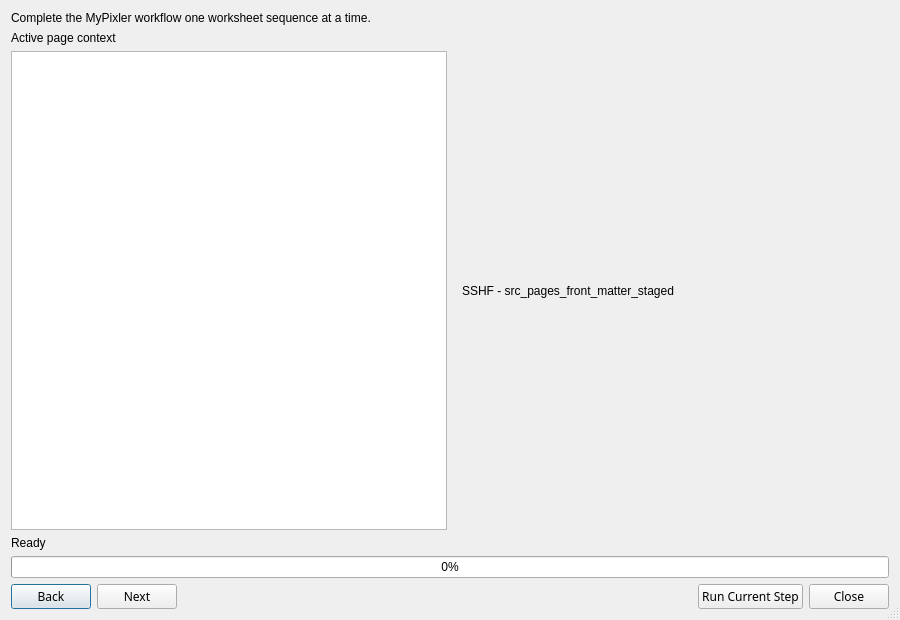
<?xml version="1.0" encoding="UTF-8"?>
<ui version="4.0">
 <class>MyPixlerPageWorkflowWizardDialog</class>
 <widget class="QDialog" name="MyPixlerPageWorkflowWizardDialog">
  <property name="geometry">
   <rect>
    <x>0</x>
    <y>0</y>
    <width>900</width>
    <height>620</height>
   </rect>
  </property>
  <property name="minimumSize">
   <size>
    <width>720</width>
    <height>480</height>
   </size>
  </property>
  <property name="windowTitle">
   <string>MyPixler Page Workflow Wizard</string>
  </property>
  <property name="sizeGripEnabled">
   <bool>true</bool>
  </property>
  <layout class="QVBoxLayout" name="root_layout">
   <item>
    <widget class="QLabel" name="intro_label">
     <property name="text">
      <string>Complete the MyPixler workflow one worksheet sequence at a time.</string>
     </property>
     <property name="wordWrap">
      <bool>true</bool>
     </property>
    </widget>
   </item>
   <item>
    <widget class="QLabel" name="context_label">
     <property name="text">
      <string>Active page context</string>
     </property>
     <property name="wordWrap">
      <bool>true</bool>
     </property>
    </widget>
   </item>
   <item>
    <layout class="QHBoxLayout" name="body_layout">
     <item>
      <widget class="QListWidget" name="step_navigation">
       <property name="minimumSize">
        <size>
         <width>330</width>
         <height>0</height>
        </size>
       </property>
       <property name="horizontalScrollBarPolicy">
        <enum>Qt::ScrollBarAlwaysOff</enum>
       </property>
       <property name="wordWrap">
        <bool>true</bool>
       </property>
      </widget>
     </item>
     <item>
      <widget class="QStackedWidget" name="step_stack">
       <widget class="QWidget" name="workflow_step_01_page">
        <layout class="QVBoxLayout" name="step_01_layout">
         <item>
          <widget class="QLabel" name="step_01_summary_label">
           <property name="text">
            <string>SSHF - src_pages_front_matter_staged</string>
           </property>
           <property name="wordWrap">
            <bool>true</bool>
           </property>
          </widget>
         </item>
        </layout>
       </widget>
       <widget class="QWidget" name="workflow_step_02_page">
        <layout class="QVBoxLayout" name="step_02_layout">
         <item>
          <widget class="QLabel" name="step_02_summary_label">
           <property name="text">
            <string>ES2F - src_pages_front_matter_extracted</string>
           </property>
           <property name="wordWrap">
            <bool>true</bool>
           </property>
          </widget>
         </item>
        </layout>
       </widget>
       <widget class="QWidget" name="workflow_step_03_page">
        <layout class="QVBoxLayout" name="step_03_layout">
         <item>
          <widget class="QLabel" name="step_03_summary_label">
           <property name="text">
            <string>EF4T - front_matter_pages_extracted_for_tif</string>
           </property>
           <property name="wordWrap">
            <bool>true</bool>
           </property>
          </widget>
         </item>
        </layout>
       </widget>
       <widget class="QWidget" name="workflow_step_04_page">
        <layout class="QVBoxLayout" name="step_04_layout">
         <item>
          <widget class="QLabel" name="step_04_summary_label">
           <property name="text">
            <string>4T2T - front_matter_pages_converted_to_tif</string>
           </property>
           <property name="wordWrap">
            <bool>true</bool>
           </property>
          </widget>
         </item>
        </layout>
       </widget>
       <widget class="QWidget" name="workflow_step_05_page">
        <layout class="QVBoxLayout" name="step_05_layout">
         <item>
          <widget class="QLabel" name="step_05_summary_label">
           <property name="text">
            <string>2T2I - front_matter_tif_pages_indexed</string>
           </property>
           <property name="wordWrap">
            <bool>true</bool>
           </property>
          </widget>
         </item>
        </layout>
       </widget>
       <widget class="QWidget" name="workflow_step_06_page">
        <layout class="QVBoxLayout" name="step_06_layout">
         <item>
          <widget class="QLabel" name="step_06_summary_label">
           <property name="text">
            <string>MI2C - front_matter_tif_pages_clipped</string>
           </property>
           <property name="wordWrap">
            <bool>true</bool>
           </property>
          </widget>
         </item>
        </layout>
       </widget>
       <widget class="QWidget" name="workflow_step_07_page">
        <layout class="QVBoxLayout" name="step_07_layout">
         <item>
          <widget class="QLabel" name="step_07_summary_label">
           <property name="text">
            <string>MC2E - front_matter_tif_pages_erased</string>
           </property>
           <property name="wordWrap">
            <bool>true</bool>
           </property>
          </widget>
         </item>
        </layout>
       </widget>
       <widget class="QWidget" name="workflow_step_08_page">
        <layout class="QVBoxLayout" name="step_08_layout">
         <item>
          <widget class="QLabel" name="step_08_summary_label">
           <property name="text">
            <string>SSHM - src_pages_middle_matter_staged</string>
           </property>
           <property name="wordWrap">
            <bool>true</bool>
           </property>
          </widget>
         </item>
        </layout>
       </widget>
       <widget class="QWidget" name="workflow_step_09_page">
        <layout class="QVBoxLayout" name="step_09_layout">
         <item>
          <widget class="QLabel" name="step_09_summary_label">
           <property name="text">
            <string>ES2M - src_pages_middle_matter_extracted</string>
           </property>
           <property name="wordWrap">
            <bool>true</bool>
           </property>
          </widget>
         </item>
        </layout>
       </widget>
       <widget class="QWidget" name="workflow_step_10_page">
        <layout class="QVBoxLayout" name="step_10_layout">
         <item>
          <widget class="QLabel" name="step_10_summary_label">
           <property name="text">
            <string>EM2B - middle_matter_pages_extracted_to_books</string>
           </property>
           <property name="wordWrap">
            <bool>true</bool>
           </property>
          </widget>
         </item>
        </layout>
       </widget>
       <widget class="QWidget" name="workflow_step_11_page">
        <layout class="QVBoxLayout" name="step_11_layout">
         <item>
          <widget class="QLabel" name="step_11_summary_label">
           <property name="text">
            <string>EB4T - middle_matter_pages_extracted_for_tif</string>
           </property>
           <property name="wordWrap">
            <bool>true</bool>
           </property>
          </widget>
         </item>
        </layout>
       </widget>
       <widget class="QWidget" name="workflow_step_12_page">
        <layout class="QVBoxLayout" name="step_12_layout">
         <item>
          <widget class="QLabel" name="step_12_summary_label">
           <property name="text">
            <string>4T2T - middle_matter_pages_converted_to_tif</string>
           </property>
           <property name="wordWrap">
            <bool>true</bool>
           </property>
          </widget>
         </item>
        </layout>
       </widget>
       <widget class="QWidget" name="workflow_step_13_page">
        <layout class="QVBoxLayout" name="step_13_layout">
         <item>
          <widget class="QLabel" name="step_13_summary_label">
           <property name="text">
            <string>2T2I - middle_matter_tif_pages_indexed</string>
           </property>
           <property name="wordWrap">
            <bool>true</bool>
           </property>
          </widget>
         </item>
        </layout>
       </widget>
       <widget class="QWidget" name="workflow_step_14_page">
        <layout class="QVBoxLayout" name="step_14_layout">
         <item>
          <widget class="QLabel" name="step_14_summary_label">
           <property name="text">
            <string>MI2C - middle_matter_tif_pages_clipped</string>
           </property>
           <property name="wordWrap">
            <bool>true</bool>
           </property>
          </widget>
         </item>
        </layout>
       </widget>
       <widget class="QWidget" name="workflow_step_15_page">
        <layout class="QVBoxLayout" name="step_15_layout">
         <item>
          <widget class="QLabel" name="step_15_summary_label">
           <property name="text">
            <string>MC2E - middle_matter_tif_pages_erased</string>
           </property>
           <property name="wordWrap">
            <bool>true</bool>
           </property>
          </widget>
         </item>
        </layout>
       </widget>
       <widget class="QWidget" name="workflow_step_16_page">
        <layout class="QVBoxLayout" name="step_16_layout">
         <item>
          <widget class="QLabel" name="step_16_summary_label">
           <property name="text">
            <string>SSHV - src_pages_verses_staged</string>
           </property>
           <property name="wordWrap">
            <bool>true</bool>
           </property>
          </widget>
         </item>
        </layout>
       </widget>
       <widget class="QWidget" name="workflow_step_17_page">
        <layout class="QVBoxLayout" name="step_17_layout">
         <item>
          <widget class="QLabel" name="step_17_summary_label">
           <property name="text">
            <string>ES2V - src_pages_verses_extracted</string>
           </property>
           <property name="wordWrap">
            <bool>true</bool>
           </property>
          </widget>
         </item>
        </layout>
       </widget>
       <widget class="QWidget" name="workflow_step_18_page">
        <layout class="QVBoxLayout" name="step_18_layout">
         <item>
          <widget class="QLabel" name="step_18_summary_label">
           <property name="text">
            <string>EV2B - verse_pages_extracted_to_books</string>
           </property>
           <property name="wordWrap">
            <bool>true</bool>
           </property>
          </widget>
         </item>
        </layout>
       </widget>
       <widget class="QWidget" name="workflow_step_19_page">
        <layout class="QVBoxLayout" name="step_19_layout">
         <item>
          <widget class="QLabel" name="step_19_summary_label">
           <property name="text">
            <string>EB4T - verse_books_pages_extracted_for_tif</string>
           </property>
           <property name="wordWrap">
            <bool>true</bool>
           </property>
          </widget>
         </item>
        </layout>
       </widget>
       <widget class="QWidget" name="workflow_step_20_page">
        <layout class="QVBoxLayout" name="step_20_layout">
         <item>
          <widget class="QLabel" name="step_20_summary_label">
           <property name="text">
            <string>4T2T - verse_books_pages_converted_to_tif</string>
           </property>
           <property name="wordWrap">
            <bool>true</bool>
           </property>
          </widget>
         </item>
        </layout>
       </widget>
       <widget class="QWidget" name="workflow_step_21_page">
        <layout class="QVBoxLayout" name="step_21_layout">
         <item>
          <widget class="QLabel" name="step_21_summary_label">
           <property name="text">
            <string>2T2I - verse_books_tif_pages_indexed</string>
           </property>
           <property name="wordWrap">
            <bool>true</bool>
           </property>
          </widget>
         </item>
        </layout>
       </widget>
       <widget class="QWidget" name="workflow_step_22_page">
        <layout class="QVBoxLayout" name="step_22_layout">
         <item>
          <widget class="QLabel" name="step_22_summary_label">
           <property name="text">
            <string>MI2C - back_matter_tif_pages_clipped (VerseSections)</string>
           </property>
           <property name="wordWrap">
            <bool>true</bool>
           </property>
          </widget>
         </item>
        </layout>
       </widget>
       <widget class="QWidget" name="workflow_step_23_page">
        <layout class="QVBoxLayout" name="step_23_layout">
         <item>
          <widget class="QLabel" name="step_23_summary_label">
           <property name="text">
            <string>MC2E - verse_books_tif_pages_erased</string>
           </property>
           <property name="wordWrap">
            <bool>true</bool>
           </property>
          </widget>
         </item>
        </layout>
       </widget>
       <widget class="QWidget" name="workflow_step_24_page">
        <layout class="QVBoxLayout" name="step_24_layout">
         <item>
          <widget class="QLabel" name="step_24_summary_label">
           <property name="text">
            <string>SSHB - src_pages_back_matter_staged</string>
           </property>
           <property name="wordWrap">
            <bool>true</bool>
           </property>
          </widget>
         </item>
        </layout>
       </widget>
       <widget class="QWidget" name="workflow_step_25_page">
        <layout class="QVBoxLayout" name="step_25_layout">
         <item>
          <widget class="QLabel" name="step_25_summary_label">
           <property name="text">
            <string>ES2B - src_pages_back_matter_extracted</string>
           </property>
           <property name="wordWrap">
            <bool>true</bool>
           </property>
          </widget>
         </item>
        </layout>
       </widget>
       <widget class="QWidget" name="workflow_step_26_page">
        <layout class="QVBoxLayout" name="step_26_layout">
         <item>
          <widget class="QLabel" name="step_26_summary_label">
           <property name="text">
            <string>EB4T - back_matter_pages_extracted_for_tif</string>
           </property>
           <property name="wordWrap">
            <bool>true</bool>
           </property>
          </widget>
         </item>
        </layout>
       </widget>
       <widget class="QWidget" name="workflow_step_27_page">
        <layout class="QVBoxLayout" name="step_27_layout">
         <item>
          <widget class="QLabel" name="step_27_summary_label">
           <property name="text">
            <string>4T2T - back_matter_pages_converted_to_tif</string>
           </property>
           <property name="wordWrap">
            <bool>true</bool>
           </property>
          </widget>
         </item>
        </layout>
       </widget>
       <widget class="QWidget" name="workflow_step_28_page">
        <layout class="QVBoxLayout" name="step_28_layout">
         <item>
          <widget class="QLabel" name="step_28_summary_label">
           <property name="text">
            <string>2T2I - back_matter_tif_pages_indexed</string>
           </property>
           <property name="wordWrap">
            <bool>true</bool>
           </property>
          </widget>
         </item>
        </layout>
       </widget>
       <widget class="QWidget" name="workflow_step_29_page">
        <layout class="QVBoxLayout" name="step_29_layout">
         <item>
          <widget class="QLabel" name="step_29_summary_label">
           <property name="text">
            <string>MI2C - back_matter_tif_pages_clipped</string>
           </property>
           <property name="wordWrap">
            <bool>true</bool>
           </property>
          </widget>
         </item>
        </layout>
       </widget>
       <widget class="QWidget" name="workflow_step_30_page">
        <layout class="QVBoxLayout" name="step_30_layout">
         <item>
          <widget class="QLabel" name="step_30_summary_label">
           <property name="text">
            <string>MC2E - back_matter_tif_pages_erased</string>
           </property>
           <property name="wordWrap">
            <bool>true</bool>
           </property>
          </widget>
         </item>
        </layout>
       </widget>
      </widget>
     </item>
    </layout>
   </item>
   <item>
    <widget class="QLabel" name="step_status_label">
     <property name="text">
      <string>Ready</string>
     </property>
     <property name="wordWrap">
      <bool>true</bool>
     </property>
    </widget>
   </item>
   <item>
    <widget class="QProgressBar" name="workflow_progress_bar">
     <property name="minimum">
      <number>0</number>
     </property>
     <property name="maximum">
      <number>100</number>
     </property>
     <property name="value">
      <number>0</number>
     </property>
    </widget>
   </item>
   <item>
    <layout class="QHBoxLayout" name="navigation_layout">
     <item>
      <widget class="QPushButton" name="back_button">
       <property name="font">
        <font>
         <family>FROMVS</family>
        </font>
       </property>
       <property name="text">
        <string>Back</string>
       </property>
       <property name="icon">
        <iconset resource="../../ViewController/0-MainUI/helpers/UI_Icons.qrc">
         <normaloff>:/Icons/Icons/navigation-180-frame.png</normaloff>:/Icons/Icons/navigation-180-frame.png</iconset>
       </property>
      </widget>
     </item>
     <item>
      <widget class="QPushButton" name="next_button">
       <property name="font">
        <font>
         <family>FROMVS</family>
        </font>
       </property>
       <property name="text">
        <string>Next</string>
       </property>
       <property name="icon">
        <iconset resource="../../ViewController/0-MainUI/helpers/UI_Icons.qrc">
         <normaloff>:/Icons/Icons/navigation.png</normaloff>:/Icons/Icons/navigation.png</iconset>
       </property>
      </widget>
     </item>
     <item>
      <spacer name="navigation_spacer">
       <property name="orientation">
        <enum>Qt::Horizontal</enum>
       </property>
       <property name="sizeHint" stdset="0">
        <size>
         <width>40</width>
         <height>20</height>
        </size>
       </property>
      </spacer>
     </item>
     <item>
      <widget class="QPushButton" name="run_step_button">
       <property name="font">
        <font>
         <family>FROMVS</family>
        </font>
       </property>
       <property name="text">
        <string>Run Current Step</string>
       </property>
       <property name="icon">
        <iconset resource="../../ViewController/0-MainUI/helpers/UI_Icons.qrc">
         <normaloff>:/Icons/Icons/ui-button-navigation.png</normaloff>:/Icons/Icons/ui-button-navigation.png</iconset>
       </property>
      </widget>
     </item>
     <item>
      <widget class="QPushButton" name="close_button">
       <property name="font">
        <font>
         <family>FROMVS</family>
        </font>
       </property>
       <property name="text">
        <string>Close</string>
       </property>
       <property name="icon">
        <iconset resource="../../ViewController/0-MainUI/helpers/UI_Icons.qrc">
         <normaloff>:/Icons/Icons/cross.png</normaloff>:/Icons/Icons/cross.png</iconset>
       </property>
      </widget>
     </item>
    </layout>
   </item>
  </layout>
 </widget>
 <resources>
  <include location="../../ViewController/0-MainUI/helpers/UI_Icons.qrc"/>
 </resources>
 <connections/>
</ui>
